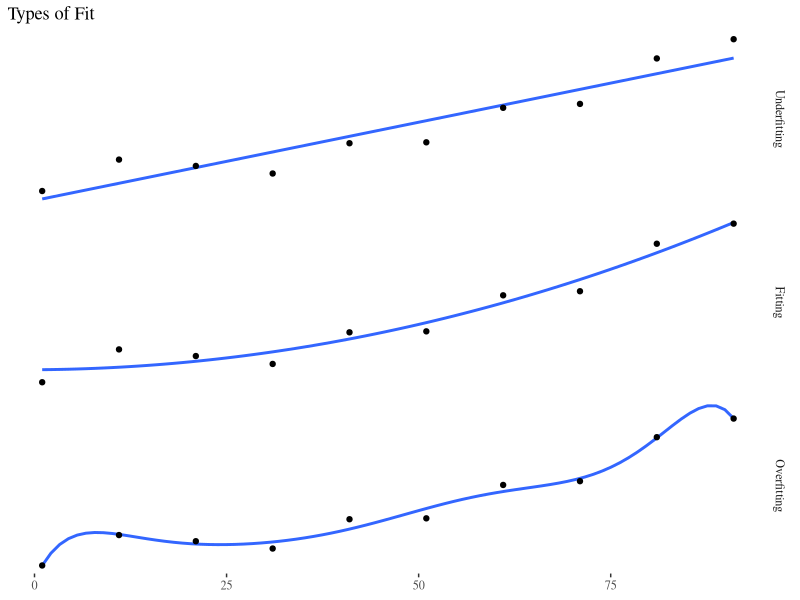
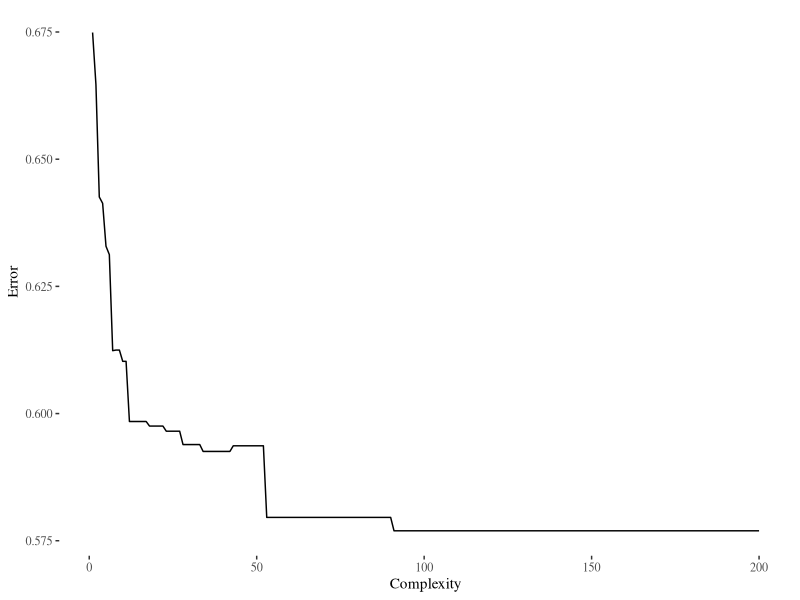
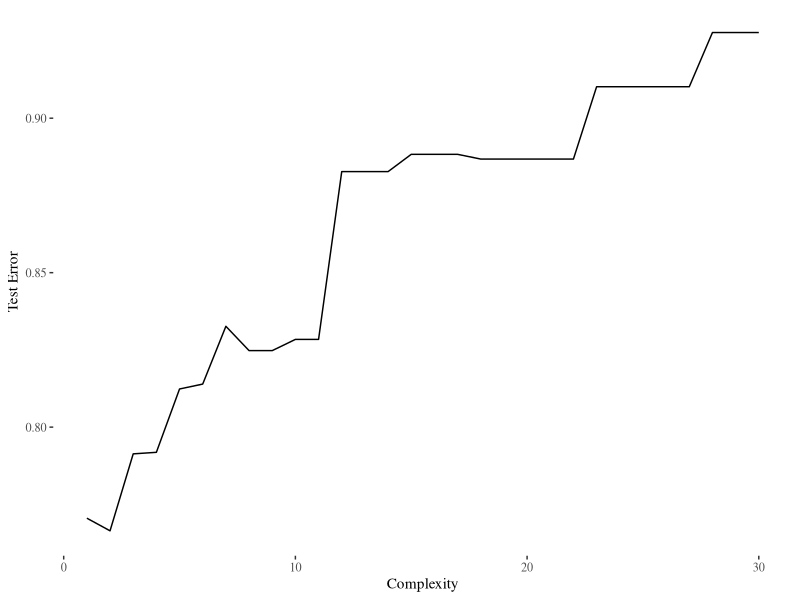
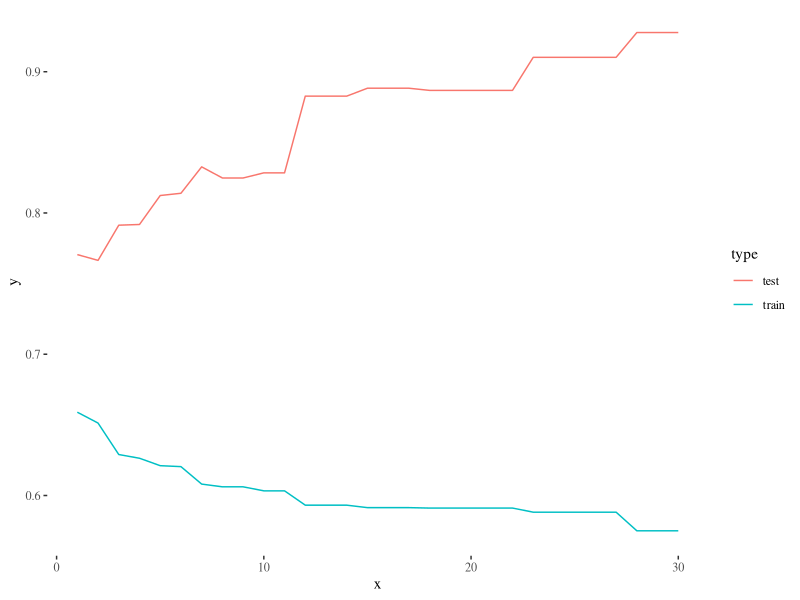

The R script that drew these images, in order:
## ---- chunk 1
library(ggplot2)
library(dplyr)
library(GGally)
library(ggthemes)
theme_set(ggthemes::theme_tufte())
sample_data <- data.frame(x=seq(1,100,10), y=sapply(seq(1,100,10), function(x) 3+5*x+x^2 + rnorm(1, sd = 1000)))
pl1 <- sample_data %>% ggplot(aes(x=x,y=y)) + geom_smooth(method="lm", se=FALSE) + geom_point()
pl2 <- sample_data %>% ggplot(aes(x=x,y=y)) + geom_smooth(method="lm", formula=y ~ poly(x,2), se=FALSE) + geom_point()
pl3 <- sample_data %>% ggplot(aes(x=x,y=y)) + geom_smooth(method="lm", formula=y ~ poly(x,8), se=FALSE) + geom_point()
ggmatrix(list(pl1,pl2,pl3), 3,1, yAxisLabels = c("Underfitting", "Fitting", "Overfitting"), 
         title="Types of Fit",   showYAxisPlotLabels = FALSE)
## ---- chunk 2
sample_data <- data.frame(x=seq(1,1000,10), y=sapply(seq(1,1000,10), function(x) 3+5*x+x^2+5*x^3-2*x^4 + rnorm(1, sd = 1000)))
models <- lapply(1:200, function(d) lm(Sepal.Length ~ poly(x = Sepal.Width, degree = d, raw=TRUE), data=iris))
mses <- sapply(models, function(x) mean(abs(x$residuals)))
qplot(x=1:200, y =mses, geom="line") + xlab("Complexity") + ylab("Error")
## ---- chunk 3
library(caret)
iris_train_index <- createDataPartition(1:nrow(iris), list=FALSE, p=.8)
iris_train <- iris[iris_train_index, ]
iris_test <- iris[-iris_train_index, ]
models <- lapply(1:30, function(d) lm(Sepal.Length ~ poly(x = Sepal.Width, degree = d, raw=TRUE), data=iris_train))
test_mses <- sapply(models, function(x) mean(abs(iris_test$Sepal.Length - predict(x, iris_test)[[1]])))
train_mses <- sapply(models, function(x) mean(abs(x$residuals)))
qplot(x=1:30, y =test_mses, geom="line") + xlab("Complexity") + ylab("Test Error")
## ---- chunk 4
train_df <- data.frame(x=1:30, y = train_mses, type="train")
test_df <- data.frame(x=1:30, y = test_mses, type="test")
bind_rows(train_df,test_df) %>% ggplot(aes(x=x,y=y, color=type)) + geom_line() 
